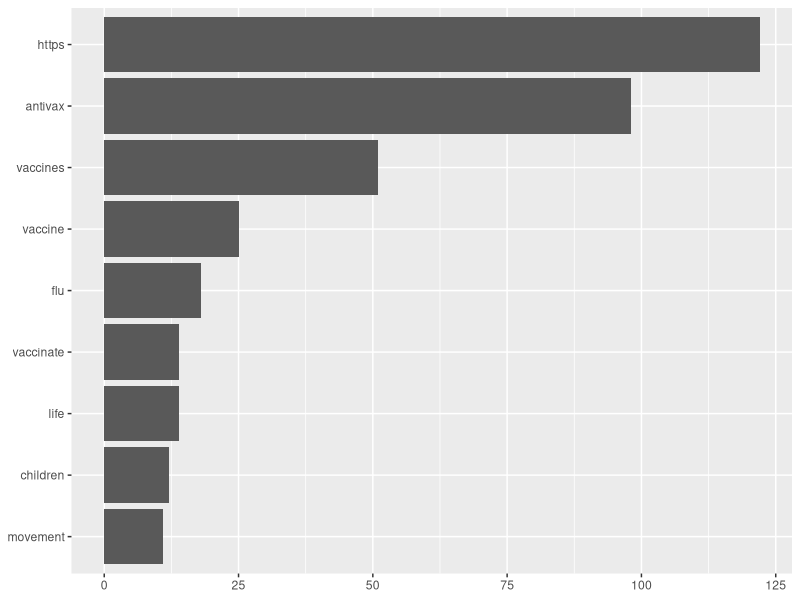
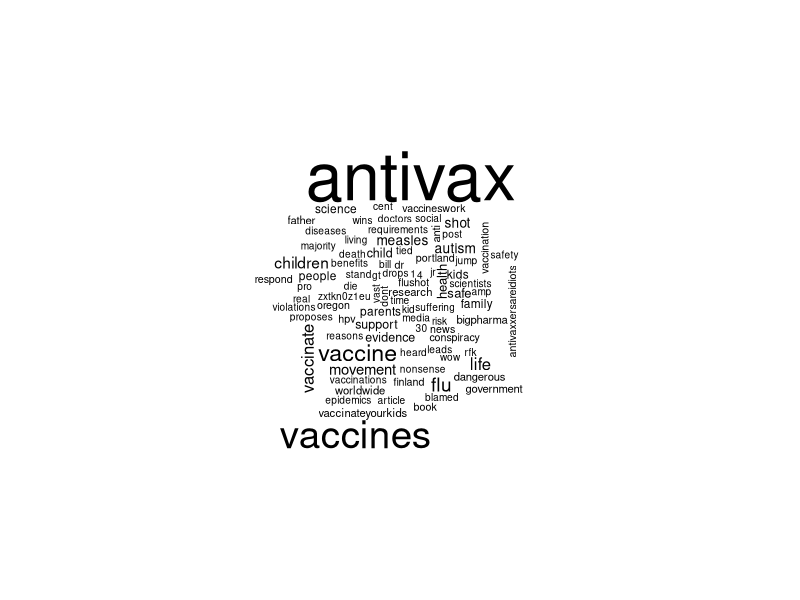

R code for these plots, in order: (Note: this script raises an error after producing the figures.)
## ---- chunk 1
knitr::opts_chunk$set(echo = TRUE)
## ---- chunk 2
library(tidytext)
library(dplyr)
library(ggplot2)
library(wordcloud)

tweets_df <- read.csv("data/since11_27_n500_hashtag_antivax4.csv",stringsAsFactors = FALSE)
head(tweets_df)
## ---- chunk 3
tweets_df <- tweets_df[!duplicated(tweets_df$text),]
head(tweets_df$text)
## ---- chunk 4
text_df <- tweets_df %>% select("text")
text_df$int <- c(1:length(text_df$text))
text_df <- text_df %>%
    unnest_tokens(word, text)
head(text_df)
## ---- chunk 5
data(stop_words)

stop_words %>% 
    group_by(lexicon) %>% 
    tally()

text_df <- text_df %>%
  anti_join(stop_words)
## ---- chunk 6
head(text_df %>%
  count(word, sort = TRUE),10)
## ---- chunk 7
text_df %>%
  count(word, sort = TRUE) %>%
  filter(n>10) %>%
  mutate(word = reorder(word, n)) %>%
  ggplot(aes(word, n)) +
  geom_col() +
  xlab(NULL) +
  ylab(NULL) +
  coord_flip()
## ---- chunk 8
text_df %>%
  anti_join(stop_words) %>%
  count(word) %>%
  filter(word != "https" & word!= "t.co") %>%
  with(wordcloud(word, n, max.words = 100))
## ---- chunk 9
head(sentiments)
head(get_sentiments('afinn'))
## ---- chunk 10
nrc_example <- get_sentiments("afinn") %>% 
  filter(score == -3)

head(text_df %>%
  inner_join(nrc_example) %>%
  count(word, sort = TRUE),10)
## ---- chunk 11
library(tidyr)

tweet_sentiment <- text_df %>%
  inner_join(get_sentiments("afinn")) %>%
  group_by(int) %>%
  mutate(text = paste0(word)) %>%
  summarize(sentiment_mean = mean(score))

head(tweet_sentiment)
ggplot(tweet_sentiment, aes(int, sentiment_mean)) +
  geom_col(show.legend = FALSE) +
  ggtitle("Mean afinn sentiment score per tweet") + 
  ylab(NULL)
 # #facet_wrap(~book, ncol = 2, scales = "free_x")


## ---- chunk 12
(positive <- tweet_sentiment$int[tweet_sentiment$sentiment_mean > 1])
head(tweets_df$text[positive])
## ---- chunk 13
(negative <- tweet_sentiment$int[tweet_sentiment$sentiment_mean < -1 ])
head(tweets_df$text[negative])
